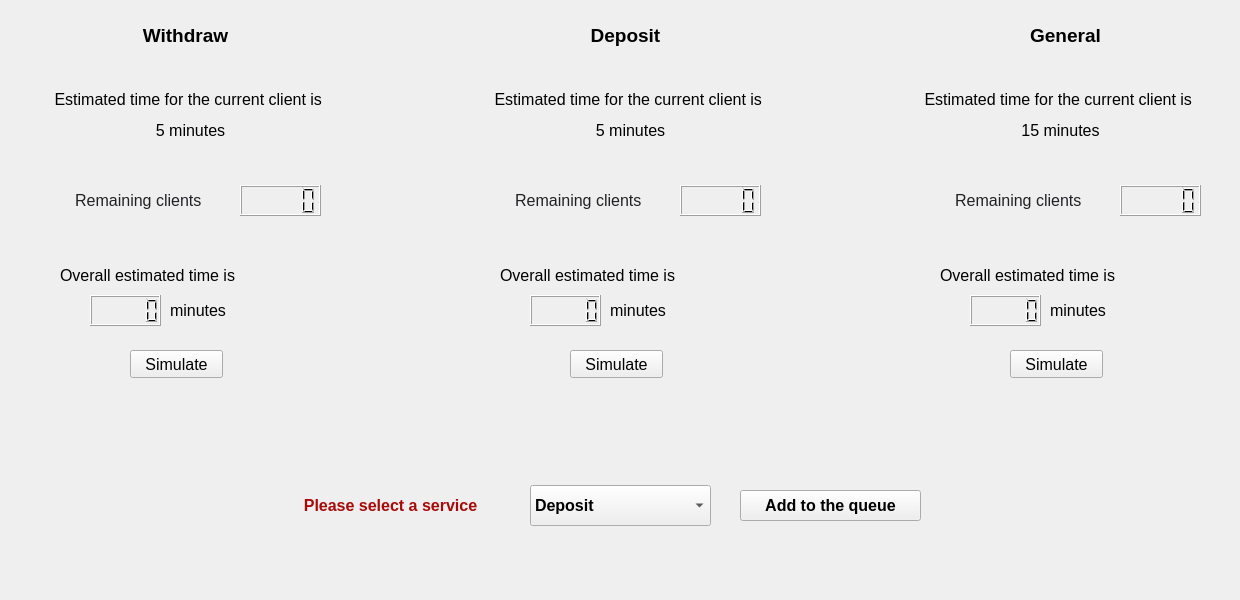
<?xml version="1.0" encoding="UTF-8"?>
<ui version="4.0">
 <class>MainWindow</class>
 <widget class="QMainWindow" name="MainWindow">
  <property name="geometry">
   <rect>
    <x>0</x>
    <y>0</y>
    <width>1240</width>
    <height>600</height>
   </rect>
  </property>
  <property name="windowTitle">
   <string>MainWindow</string>
  </property>
  <widget class="QWidget" name="centralwidget">
   <widget class="QLabel" name="withdraw_head_label">
    <property name="geometry">
     <rect>
      <x>120</x>
      <y>20</y>
      <width>131</width>
      <height>31</height>
     </rect>
    </property>
    <property name="text">
     <string>&lt;html&gt;&lt;head/&gt;&lt;body&gt;&lt;p align=&quot;center&quot;&gt;&lt;span style=&quot; font-size:14pt; font-weight:600; color:#000000;&quot;&gt;Withdraw&lt;/span&gt;&lt;span style=&quot; font-size:14pt; font-weight:600; color:#00007d;&quot;/&gt;&lt;/p&gt;&lt;/body&gt;&lt;/html&gt;</string>
    </property>
   </widget>
   <widget class="QLabel" name="withdraw_estTime_label">
    <property name="geometry">
     <rect>
      <x>10</x>
      <y>80</y>
      <width>361</width>
      <height>71</height>
     </rect>
    </property>
    <property name="text">
     <string>&lt;html&gt;&lt;head/&gt;&lt;body&gt;&lt;p align=&quot;center&quot;&gt;&lt;span style=&quot; font-size:12pt;&quot;&gt;Estimated time for the current client is &lt;/span&gt;&lt;/p&gt;&lt;p align=&quot;center&quot;&gt;&lt;span style=&quot; font-size:12pt;&quot;&gt;5&lt;/span&gt;&lt;span style=&quot; font-size:12pt;&quot;&gt; minutes&lt;/span&gt;&lt;/p&gt;&lt;/body&gt;&lt;/html&gt;</string>
    </property>
   </widget>
   <widget class="QLabel" name="withdraw_rem_client_label">
    <property name="geometry">
     <rect>
      <x>40</x>
      <y>180</y>
      <width>201</width>
      <height>41</height>
     </rect>
    </property>
    <property name="text">
     <string>&lt;html&gt;&lt;head/&gt;&lt;body&gt;&lt;p align=&quot;center&quot;&gt;&lt;a name=&quot;tw-target-text&quot;/&gt;&lt;span style=&quot; font-family:'inherit'; font-size:12pt; color:#202124; background-color:transparent;&quot;&gt;R&lt;/span&gt;&lt;span style=&quot; font-family:'inherit'; font-size:12pt; color:#202124; background-color:transparent;&quot;&gt;emaining clients &lt;/span&gt;&lt;/p&gt;&lt;/body&gt;&lt;/html&gt;</string>
    </property>
   </widget>
   <widget class="QLCDNumber" name="withdraw_rem_client_lcd">
    <property name="geometry">
     <rect>
      <x>240</x>
      <y>185</y>
      <width>81</width>
      <height>31</height>
     </rect>
    </property>
   </widget>
   <widget class="QLabel" name="withdraw_ovall_estTime_label">
    <property name="geometry">
     <rect>
      <x>60</x>
      <y>250</y>
      <width>231</width>
      <height>51</height>
     </rect>
    </property>
    <property name="text">
     <string>&lt;html&gt;&lt;head/&gt;&lt;body&gt;&lt;p&gt;&lt;span style=&quot; font-size:12pt;&quot;&gt;Overall estimated time is &lt;/span&gt;&lt;/p&gt;&lt;/body&gt;&lt;/html&gt;</string>
    </property>
   </widget>
   <widget class="QLabel" name="m_label1">
    <property name="geometry">
     <rect>
      <x>170</x>
      <y>300</y>
      <width>141</width>
      <height>21</height>
     </rect>
    </property>
    <property name="text">
     <string>&lt;html&gt;&lt;head/&gt;&lt;body&gt;&lt;p&gt;&lt;span style=&quot; font-size:12pt;&quot;&gt; minutes&lt;/span&gt;&lt;/p&gt;&lt;/body&gt;&lt;/html&gt;</string>
    </property>
   </widget>
   <widget class="QComboBox" name="service_comboBox">
    <property name="geometry">
     <rect>
      <x>530</x>
      <y>485</y>
      <width>181</width>
      <height>41</height>
     </rect>
    </property>
    <property name="font">
     <font>
      <pointsize>12</pointsize>
      <weight>75</weight>
      <italic>false</italic>
      <bold>true</bold>
      <kerning>true</kerning>
     </font>
    </property>
    <property name="editable">
     <bool>false</bool>
    </property>
    <property name="duplicatesEnabled">
     <bool>false</bool>
    </property>
    <item>
     <property name="text">
      <string>Deposit</string>
     </property>
    </item>
    <item>
     <property name="text">
      <string>Withdraw</string>
     </property>
    </item>
    <item>
     <property name="text">
      <string>General service</string>
     </property>
    </item>
   </widget>
   <widget class="QLabel" name="service_label">
    <property name="geometry">
     <rect>
      <x>220</x>
      <y>480</y>
      <width>341</width>
      <height>51</height>
     </rect>
    </property>
    <property name="text">
     <string>&lt;html&gt;&lt;head/&gt;&lt;body&gt;&lt;p align=&quot;center&quot;&gt;&lt;span style=&quot; font-size:12pt; font-weight:600; color:#a80909;&quot;&gt;Please select a service&lt;/span&gt;&lt;/p&gt;&lt;/body&gt;&lt;/html&gt;</string>
    </property>
   </widget>
   <widget class="QPushButton" name="add_queue_button">
    <property name="geometry">
     <rect>
      <x>740</x>
      <y>490</y>
      <width>181</width>
      <height>31</height>
     </rect>
    </property>
    <property name="font">
     <font>
      <pointsize>12</pointsize>
      <weight>75</weight>
      <bold>true</bold>
     </font>
    </property>
    <property name="text">
     <string>Add to the queue</string>
    </property>
   </widget>
   <widget class="QPushButton" name="withdraw_simu_button">
    <property name="geometry">
     <rect>
      <x>130</x>
      <y>350</y>
      <width>93</width>
      <height>28</height>
     </rect>
    </property>
    <property name="font">
     <font>
      <pointsize>12</pointsize>
     </font>
    </property>
    <property name="text">
     <string>Simulate</string>
    </property>
   </widget>
   <widget class="QLabel" name="deposit_estTime_label">
    <property name="geometry">
     <rect>
      <x>450</x>
      <y>80</y>
      <width>361</width>
      <height>71</height>
     </rect>
    </property>
    <property name="text">
     <string>&lt;html&gt;&lt;head/&gt;&lt;body&gt;&lt;p align=&quot;center&quot;&gt;&lt;span style=&quot; font-size:12pt;&quot;&gt;Estimated time for the current client is &lt;/span&gt;&lt;/p&gt;&lt;p align=&quot;center&quot;&gt;&lt;span style=&quot; font-size:12pt;&quot;&gt;5&lt;/span&gt;&lt;span style=&quot; font-size:12pt;&quot;&gt; minutes&lt;/span&gt;&lt;/p&gt;&lt;/body&gt;&lt;/html&gt;</string>
    </property>
   </widget>
   <widget class="QLabel" name="m_label_2">
    <property name="geometry">
     <rect>
      <x>610</x>
      <y>300</y>
      <width>141</width>
      <height>21</height>
     </rect>
    </property>
    <property name="text">
     <string>&lt;html&gt;&lt;head/&gt;&lt;body&gt;&lt;p&gt;&lt;span style=&quot; font-size:12pt;&quot;&gt; minutes&lt;/span&gt;&lt;/p&gt;&lt;/body&gt;&lt;/html&gt;</string>
    </property>
   </widget>
   <widget class="QLabel" name="deposit_rem_client_label">
    <property name="geometry">
     <rect>
      <x>480</x>
      <y>180</y>
      <width>201</width>
      <height>41</height>
     </rect>
    </property>
    <property name="text">
     <string>&lt;html&gt;&lt;head/&gt;&lt;body&gt;&lt;p align=&quot;center&quot;&gt;&lt;a name=&quot;tw-target-text&quot;/&gt;&lt;span style=&quot; font-family:'inherit'; font-size:12pt; color:#202124; background-color:transparent;&quot;&gt;R&lt;/span&gt;&lt;span style=&quot; font-family:'inherit'; font-size:12pt; color:#202124; background-color:transparent;&quot;&gt;emaining clients &lt;/span&gt;&lt;/p&gt;&lt;/body&gt;&lt;/html&gt;</string>
    </property>
   </widget>
   <widget class="QLCDNumber" name="deposit_rem_client_lcd">
    <property name="geometry">
     <rect>
      <x>680</x>
      <y>185</y>
      <width>81</width>
      <height>31</height>
     </rect>
    </property>
   </widget>
   <widget class="QPushButton" name="deposit_simu_button">
    <property name="geometry">
     <rect>
      <x>570</x>
      <y>350</y>
      <width>93</width>
      <height>28</height>
     </rect>
    </property>
    <property name="font">
     <font>
      <pointsize>12</pointsize>
     </font>
    </property>
    <property name="text">
     <string>Simulate</string>
    </property>
   </widget>
   <widget class="QLabel" name="Deposit_head_label">
    <property name="geometry">
     <rect>
      <x>560</x>
      <y>20</y>
      <width>131</width>
      <height>31</height>
     </rect>
    </property>
    <property name="text">
     <string>&lt;html&gt;&lt;head/&gt;&lt;body&gt;&lt;p align=&quot;center&quot;&gt;&lt;span style=&quot; font-size:14pt; font-weight:600; color:#000000;&quot;&gt;Deposit&lt;/span&gt;&lt;/p&gt;&lt;/body&gt;&lt;/html&gt;</string>
    </property>
   </widget>
   <widget class="QLabel" name="deposit_ovall_estTime_label">
    <property name="geometry">
     <rect>
      <x>500</x>
      <y>250</y>
      <width>231</width>
      <height>51</height>
     </rect>
    </property>
    <property name="text">
     <string>&lt;html&gt;&lt;head/&gt;&lt;body&gt;&lt;p&gt;&lt;span style=&quot; font-size:12pt;&quot;&gt;Overall estimated time is &lt;/span&gt;&lt;/p&gt;&lt;/body&gt;&lt;/html&gt;</string>
    </property>
   </widget>
   <widget class="QLabel" name="general_estTime_label">
    <property name="geometry">
     <rect>
      <x>880</x>
      <y>80</y>
      <width>361</width>
      <height>71</height>
     </rect>
    </property>
    <property name="text">
     <string>&lt;html&gt;&lt;head/&gt;&lt;body&gt;&lt;p align=&quot;center&quot;&gt;&lt;span style=&quot; font-size:12pt;&quot;&gt;Estimated time for the current client is &lt;/span&gt;&lt;/p&gt;&lt;p align=&quot;center&quot;&gt;&lt;span style=&quot; font-size:12pt;&quot;&gt;15&lt;/span&gt;&lt;span style=&quot; font-size:12pt;&quot;&gt; minutes&lt;/span&gt;&lt;/p&gt;&lt;/body&gt;&lt;/html&gt;</string>
    </property>
   </widget>
   <widget class="QLabel" name="m_label3">
    <property name="geometry">
     <rect>
      <x>1050</x>
      <y>300</y>
      <width>141</width>
      <height>21</height>
     </rect>
    </property>
    <property name="text">
     <string>&lt;html&gt;&lt;head/&gt;&lt;body&gt;&lt;p&gt;&lt;span style=&quot; font-size:12pt;&quot;&gt; minutes&lt;/span&gt;&lt;/p&gt;&lt;/body&gt;&lt;/html&gt;</string>
    </property>
   </widget>
   <widget class="QLabel" name="general_head_label">
    <property name="geometry">
     <rect>
      <x>1000</x>
      <y>20</y>
      <width>131</width>
      <height>31</height>
     </rect>
    </property>
    <property name="text">
     <string>&lt;html&gt;&lt;head/&gt;&lt;body&gt;&lt;p align=&quot;center&quot;&gt;&lt;span style=&quot; font-size:14pt; font-weight:600; color:#000000;&quot;&gt;General&lt;/span&gt;&lt;/p&gt;&lt;/body&gt;&lt;/html&gt;</string>
    </property>
   </widget>
   <widget class="QLabel" name="general_rem_client_label">
    <property name="geometry">
     <rect>
      <x>920</x>
      <y>180</y>
      <width>201</width>
      <height>41</height>
     </rect>
    </property>
    <property name="text">
     <string>&lt;html&gt;&lt;head/&gt;&lt;body&gt;&lt;p align=&quot;center&quot;&gt;&lt;a name=&quot;tw-target-text&quot;/&gt;&lt;span style=&quot; font-family:'inherit'; font-size:12pt; color:#202124; background-color:transparent;&quot;&gt;R&lt;/span&gt;&lt;span style=&quot; font-family:'inherit'; font-size:12pt; color:#202124; background-color:transparent;&quot;&gt;emaining clients &lt;/span&gt;&lt;/p&gt;&lt;/body&gt;&lt;/html&gt;</string>
    </property>
   </widget>
   <widget class="QLabel" name="general_ovall_estTime_label">
    <property name="geometry">
     <rect>
      <x>940</x>
      <y>250</y>
      <width>231</width>
      <height>51</height>
     </rect>
    </property>
    <property name="text">
     <string>&lt;html&gt;&lt;head/&gt;&lt;body&gt;&lt;p&gt;&lt;span style=&quot; font-size:12pt;&quot;&gt;Overall estimated time is &lt;/span&gt;&lt;/p&gt;&lt;/body&gt;&lt;/html&gt;</string>
    </property>
   </widget>
   <widget class="QPushButton" name="general_simu_button">
    <property name="geometry">
     <rect>
      <x>1010</x>
      <y>350</y>
      <width>93</width>
      <height>28</height>
     </rect>
    </property>
    <property name="font">
     <font>
      <pointsize>12</pointsize>
     </font>
    </property>
    <property name="text">
     <string>Simulate</string>
    </property>
   </widget>
   <widget class="QLCDNumber" name="general_rem_client_lcd">
    <property name="geometry">
     <rect>
      <x>1120</x>
      <y>185</y>
      <width>81</width>
      <height>31</height>
     </rect>
    </property>
   </widget>
   <widget class="QLCDNumber" name="withdraw_ovall_time_lcd">
    <property name="geometry">
     <rect>
      <x>90</x>
      <y>295</y>
      <width>71</width>
      <height>31</height>
     </rect>
    </property>
   </widget>
   <widget class="QLCDNumber" name="deposit_ovall_time_lcd">
    <property name="geometry">
     <rect>
      <x>530</x>
      <y>295</y>
      <width>71</width>
      <height>31</height>
     </rect>
    </property>
   </widget>
   <widget class="QLCDNumber" name="general_ovall_time_lcd">
    <property name="geometry">
     <rect>
      <x>970</x>
      <y>295</y>
      <width>71</width>
      <height>31</height>
     </rect>
    </property>
   </widget>
  </widget>
 </widget>
 <resources/>
 <connections/>
</ui>
